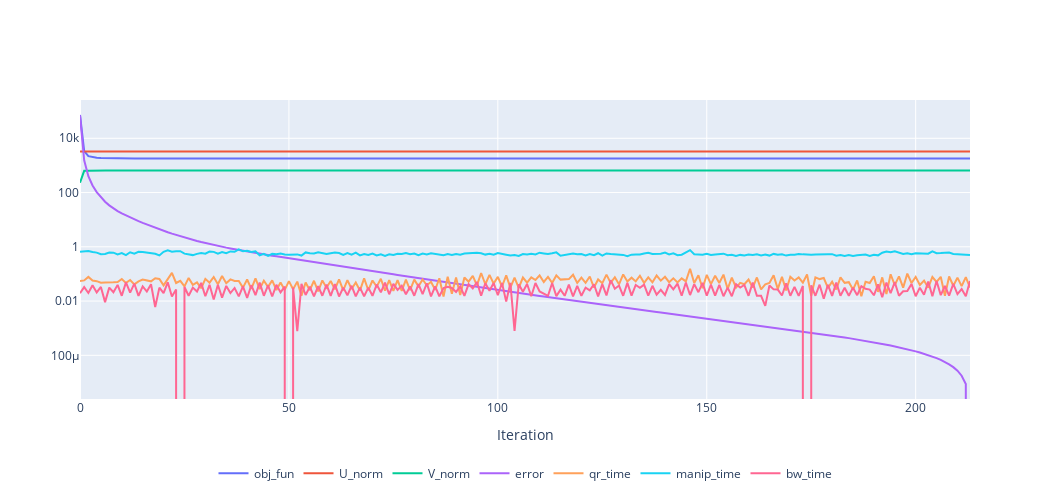

Notebook code for this chart:
### Code cell
plot_dataframe('horses', 'horse212', '200_rand_u_1e-08')

### Figure 1 — Plotly figure (JSON) as saved in the notebook; plotly's stock layout.template omitted (floating-point values rounded to 4 significant figures; data arrays with more than 128 entries replaced by an {"elided": "..."} marker saying what was removed)
{"data": [{"hoverinfo": "text", "mode": "lines", "name": "obj_fun", "text": {"elided": "214 str values"}, "type": "scatter", "x": {"elided": "214 int values"}, "y": {"elided": "214 float values"}}, {"hoverinfo": "text", "mode": "lines", "name": "U_norm", "text": {"elided": "214 str values"}, "type": "scatter", "x": {"elided": "214 int values"}, "y": {"elided": "214 float values"}}, {"hoverinfo": "text", "mode": "lines", "name": "V_norm", "text": {"elided": "214 str values"}, "type": "scatter", "x": {"elided": "214 int values"}, "y": {"elided": "214 float values"}}, {"hoverinfo": "text", "mode": "lines", "name": "error", "text": {"elided": "214 str values"}, "type": "scatter", "x": {"elided": "214 int values"}, "y": {"elided": "214 float values"}}, {"hoverinfo": "text", "mode": "lines", "name": "qr_time", "text": {"elided": "214 str values"}, "type": "scatter", "x": {"elided": "214 int values"}, "y": {"elided": "214 float values"}}, {"hoverinfo": "text", "mode": "lines", "name": "manip_time", "text": {"elided": "214 str values"}, "type": "scatter", "x": {"elided": "214 int values"}, "y": {"elided": "214 float values"}}, {"hoverinfo": "text", "mode": "lines", "name": "bw_time", "text": {"elided": "214 str values"}, "type": "scatter", "x": {"elided": "214 int values"}, "y": {"elided": "214 float values"}}], "layout": {"height": 500, "legend": {"orientation": "h", "x": 0.5, "xanchor": "center", "y": -0.2, "yanchor": "top"}, "width": 1050, "xaxis": {"title": {"text": "Iteration"}}, "yaxis": {"type": "log"}}}
